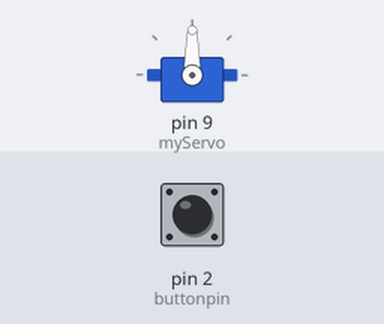
A sketch run on a simulated Arduino Uno, built with avr-gcc and run on an emulated ATmega328P. Shown: servo. The inputs (shaded band) are chosen by the test bench; at power-on: pin 2 (buttonpin) LOW. Random numbers use the default seed unless the sketch sets one.

Above: at 1.2 s.
1.3 s: pin 2 (buttonpin) pulled HIGH for 3.2 s
At 1.6 s:
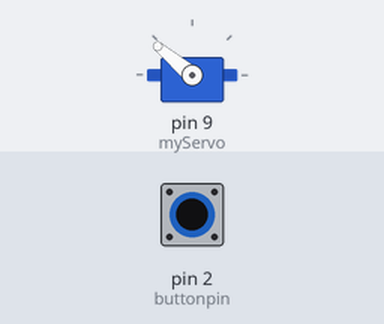
At 4.3 s:
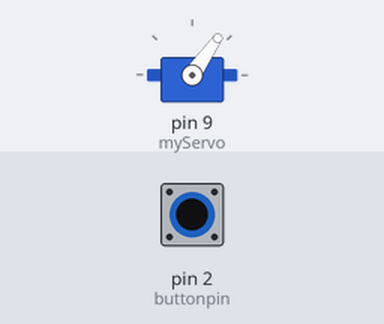
Timing chart, 0 to 6.0 s (numbered marks = the images above; inputs shaded):
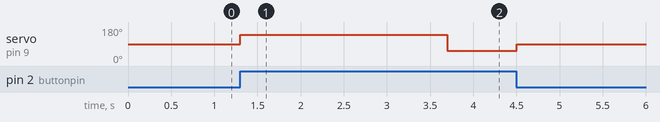

Measured:
- after the input at 1.3 s, servo on pin 9 (myServo): 90° → 140° at once, → 55° 2.4 s later, → 90° 0.80 s later

The sketch:

yesorno.ino
```cpp
#include <Servo.h>

Servo myServo;
const int buttonpin = 2;
int buttonstate = 0;

void setup() {

   myServo.attach(9);
        pinMode(buttonpin, INPUT);
}

void loop() {
 myServo.write(90);
  buttonstate = digitalRead(buttonpin);


  if (buttonstate == HIGH) {
        int randomPosition = random(1, 3);


  if(randomPosition == 1){
    myServo.write(55);
    delay(800);
  }

  if(randomPosition == 2){
   myServo.write(140);
   delay(800);
  }
 }
}
```
